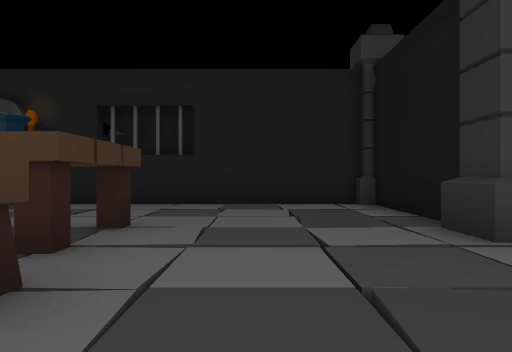
view 1 (above)

24 first-person views from a walk through a 3-D level made in the Unity game engine. The camera is 1.2 m above the floor, looks level and sees 70° across. The floor is counted in squares, 2 m on a side. Each view is taken from the middle of a square. On the plan, view 1 faces up. The plan holds only what a view shows up to about 10 squares ahead; the rest is blank. The place goes on beyond the plan. The player character is not drawn.

view 2
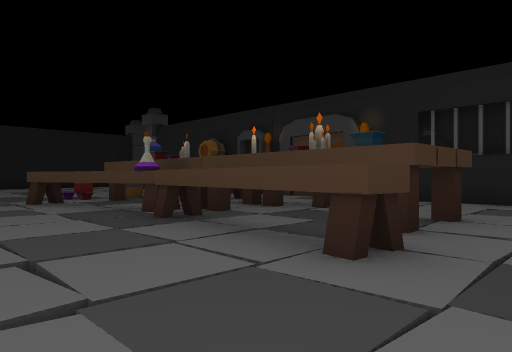

view 3
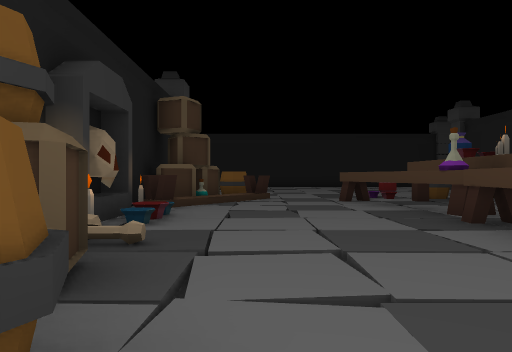

view 4
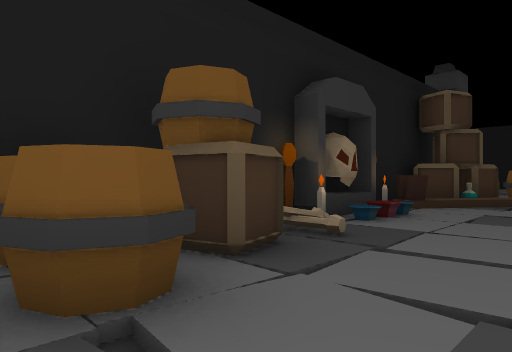

view 5
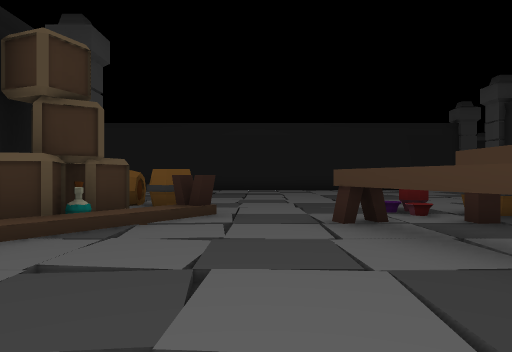

view 6
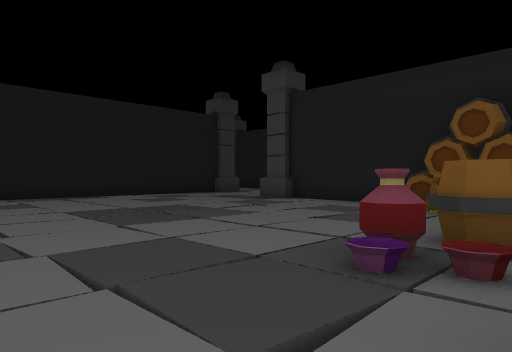

view 7
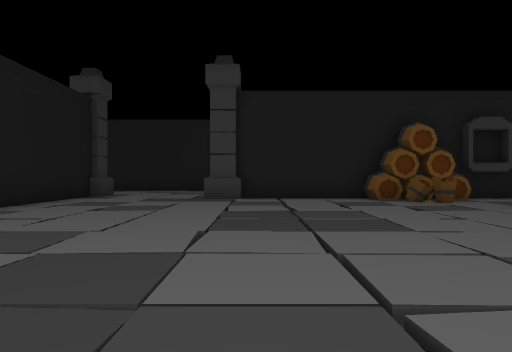

view 8
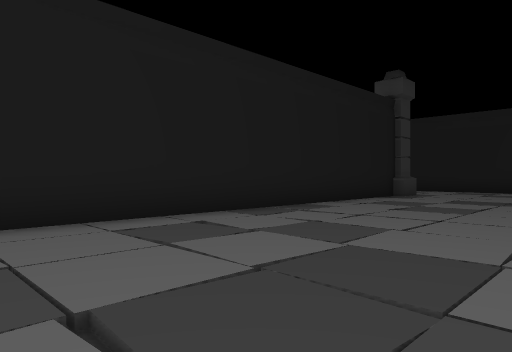

view 9
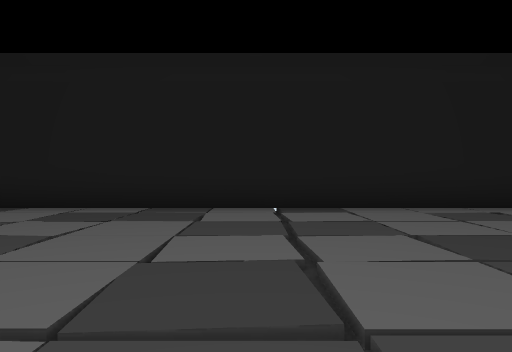

view 10
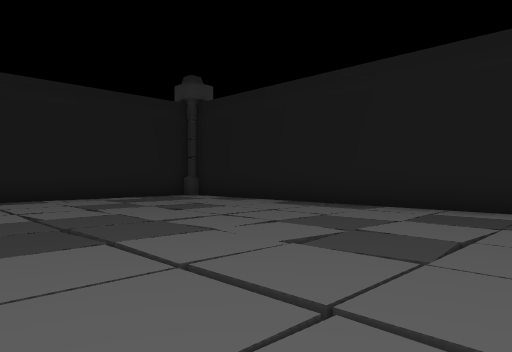

view 11
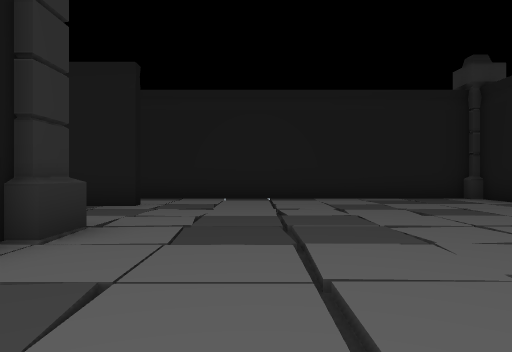

view 12
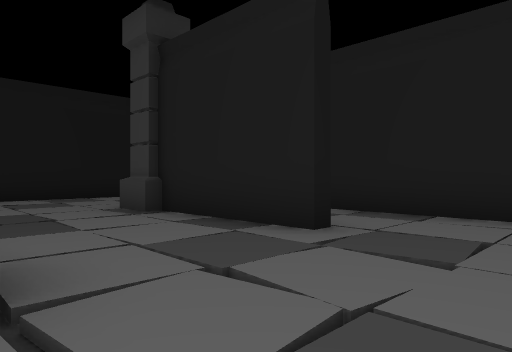

view 13
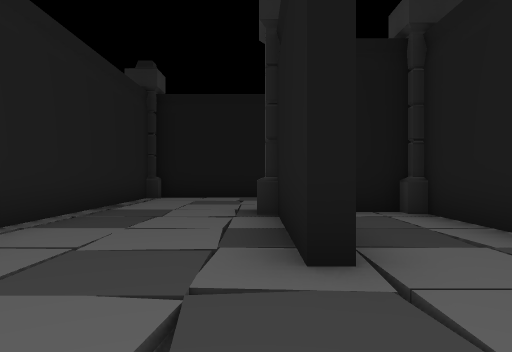

view 14
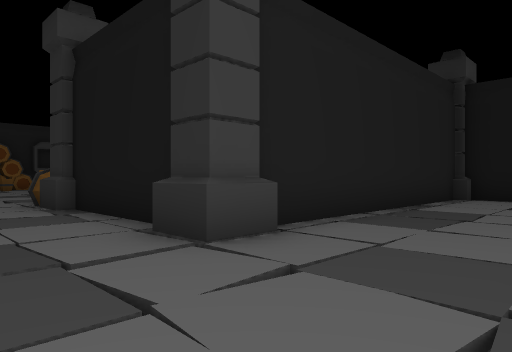

view 15
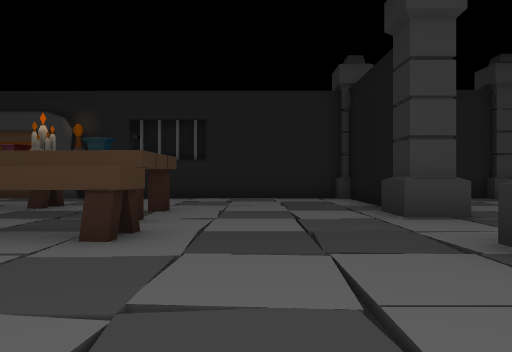

view 16
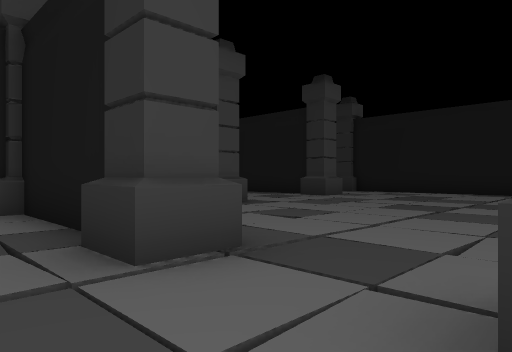

view 17
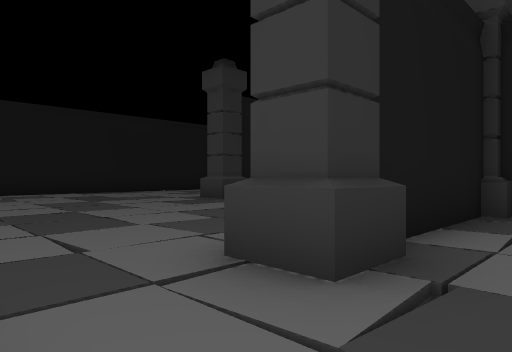

view 18
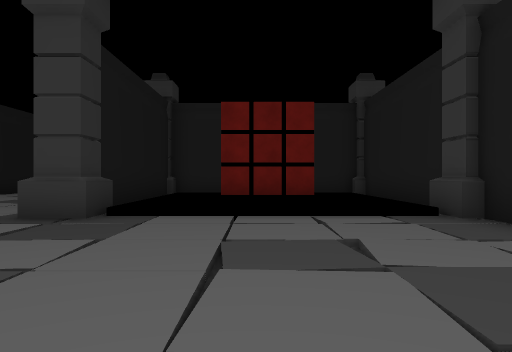

view 19
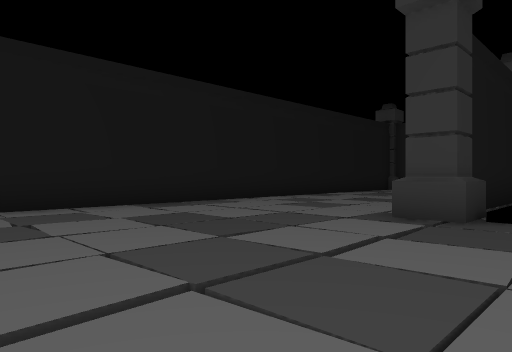

view 20
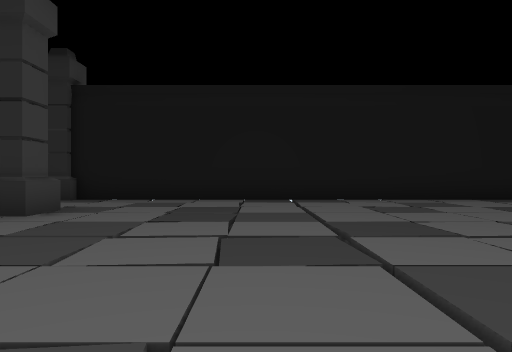

view 21
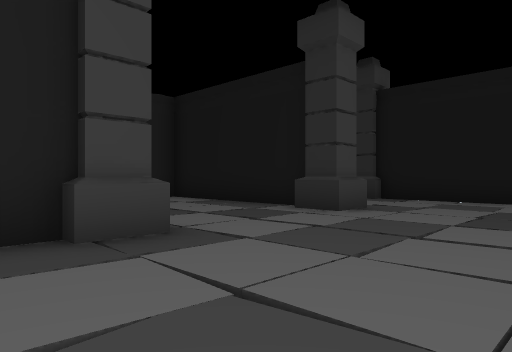

view 22
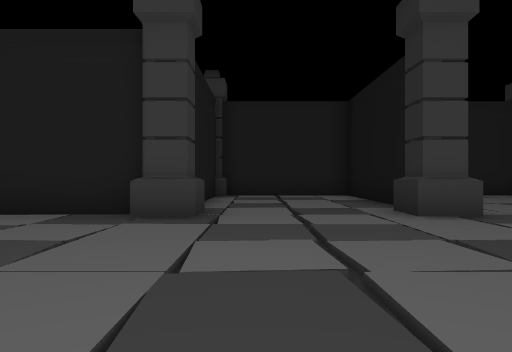

view 23
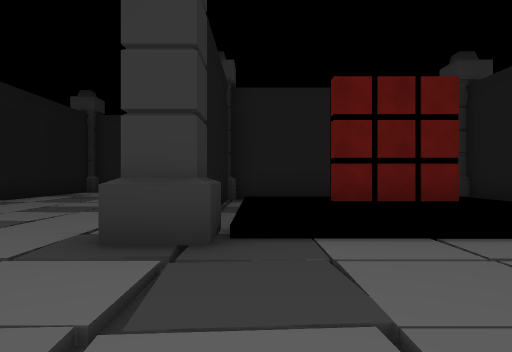

view 24
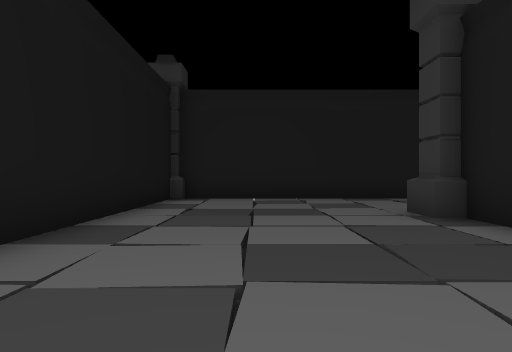

### Floor plan
Key: @ floor where view 1 was taken; # wall or solid block; . main floor; : floor 0.25 m higher than the main floor; - floor 0.25 m lower than the main floor; / step, stairs or slope; B barrel; A vase; P potion; C crate; N candle; S skull; T torch; R red block; O other object.
Columns run from 20 left of view 1 to 15 right of it. Each row starts with its distance up from view 1.
 12                           #....#
 11                           #....#
 10                           #....# ..
  9   ..                      #....#..O
  8 #-..O####B#############O###O...O...#
  7 #-......BBB.  ........# -..........#
  6 #-.......O..  ........#  ..........#
  5 #-........   OOOO..... #-..........#
  4 #-........BB  OO  O....O-..........#
  3 #.........AOOOOOOOO.....-..........#
  2 #-----......OOPOOOO.....-..........#
  1 #..........O....-.....OO-......-...#
  0 #...................@.O -..........#
 -1 #.........O...........# -..........#
 -2 #.......BBCP:...N.BB. #.-..........#
 -3 #.......BBCCCOOSTOBBB O............#
 -4 #.......O             #O    /O.....#
 -5 #.......#             #/    /#.-...#
 -6 #.......#             #/ RR :#.....#
 -7 #.......##            #/    :#.....#
 -8 #.......O#######O     #/    :#.....#
 -9 #...............#     OO  ####.....#
-10 #...............#     O      O.....#
-11 #........###O...#            ......#
-12 #-..........  ..#            ...-..#
-13 #......-....#               .......#
-14 #############               ########

Positions as (right, up) in squares from view 1, and headings:
1: (0, 0), facing up
2: (0, -1), facing up-left
3: (0, -1), facing left
4: (0, 0), facing down-left
5: (-4, 0), facing left
6: (-9, 0), facing up-left
7: (-15, -2), facing up
8: (-15, -2), facing up-left
9: (-13, -3), facing left
10: (-13, -4), facing down-left
11: (-14, -4), facing down
12: (-14, -8), facing down-right
13: (-14, -11), facing right
14: (-14, -11), facing up-right
15: (0, -2), facing up
16: (1, 1), facing up-right
17: (1, 3), facing down-right
18: (6, 2), facing down
19: (7, 2), facing down-right
20: (5, 4), facing right
21: (5, 4), facing up-right
22: (8, 2), facing up
23: (8, 0), facing down
24: (12, -4), facing down
